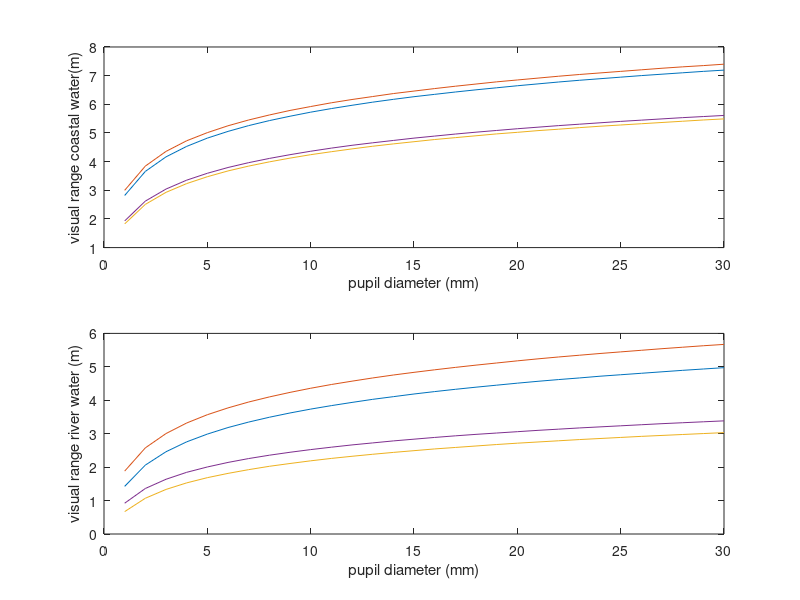

Here is the MATLAB script that generated this plot: (Note: this script raises an error after producing the figure.)
function plotAquaticRange
close all
    load('pupilSizevsRangeConstantDepth_Coastal.mat');
    load('pupilSizevsRangeConstantDepth_River.mat');
    
    visualRange_Coastal=[visualRange_Coastal(:,1:2,1) visualRange_Coastal(:,1:2,2)];
    drdA_Coastal=[drdA_Coastal(:,1:2,1), drdA_Coastal(:,1:2,2)];
    visualVolume_Coastal=[visualVolume_Coastal(:,1:2,1) visualVolume_Coastal(:,1:2,2)];
    dVdA_Coastal=[dVdA_Coastal(:,1:2,1), dVdA_Coastal(:,1:2,2)];
    key_Coastal={'looking upwards, depth=10m','looking upwards, depth=7m',...        
        'horizontal viewing, depth=10m','horizontal viewing, depth=7m'};
    
    visualRange_River=[visualRange_River(:,1:2,1), visualRange_River(:,1:2,2)];
    drdA_River=[drdA_River(:,1:2,1), drdA_River(:,1:2,2)];
    visualVolume_River=[visualVolume_River(:,1:2,1) visualVolume_River(:,1:2,2)];
    dVdA_River=[dVdA_River(:,1:2,1), dVdA_River(:,1:2,2)];
    key_River={'looking upwards, depth=10m','looking upwards, depth=7m',...        
        'horizontal viewing, depth=10m','horizontal viewing, depth=7m'};
    
    h1=figure(); clf; 
    subplot(2,1,1);
    plot(pupilValues*1e3,visualRange_Coastal);   
    xlabel('pupil diameter (mm)'); ylabel('visual range coastal water(m)');    
    %columnlegend(2,key_Coastal,'location','Northoutside','fontsize',8);
    
    subplot(2,1,2);
    plot(pupilValues*1e3,visualRange_River);
    xlabel('pupil diameter (mm)'); ylabel('visual range river water (m)');
    columnlegend(2,key_River,'location','south','fontsize',8,'Box','off');
    
    h2=figure(); clf;
    subplot(2,1,1);
    plot(pupilValues*1e3,drdA_Coastal);   
    xlabel('pupil diameter (mm)'); ylabel('dr/dA coastal water(m/mm)');    
    %columnlegend(2,key_Coastal,'location','Northoutside','fontsize',8);
    
    subplot(2,1,2);
    plot(pupilValues*1e3,drdA_River);
    xlabel('pupil diameter (mm)'); ylabel('dr/dA river water (m/mm)');
    columnlegend(2,key_River,'location','south','fontsize',8,'Box','off');
    
    h3=figure(); clf;
    subplot(2,1,1);
    plot(pupilValues*1e3,visualVolume_Coastal);   
    xlabel('pupil diameter (mm)'); ylabel('visual volume coastal water(m^3)');    
    %columnlegend(2,key_Coastal,'location','Northoutside','fontsize',8);
    
    subplot(2,1,2);
    plot(pupilValues*1e3,visualVolume_River);
    xlabel('pupil diameter (mm)'); ylabel('visual volume river water (m^3)');
    columnlegend(2,key_River,'location','south','fontsize',8,'Box','off');
    
    h4=figure(); clf;
    subplot(2,1,1);
    plot(pupilValues*1e3,dVdA_Coastal);   
    xlabel('pupil diameter (mm)'); ylabel('dV/dA coastal water(m^3/mm)');    
    %columnlegend(2,key_Coastal,'location','Northoutside','fontsize',8);
    
    subplot(2,1,2);
    plot(pupilValues*1e3,dVdA_River);
    xlabel('pupil diameter (mm)'); ylabel('dV/dA river water (m^3/mm)');
    columnlegend(2,key_River,'location','south','fontsize',8,'Box','off');